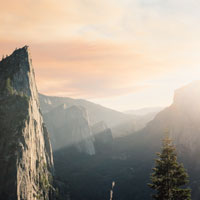
#> input picture _site/img/about/1.jpg, 200 x 200 px, found by its file name; the run also reads 1 picture not shown here
$ python resize_code.py   (older library calls are emulated)
#> lines starting #> are read from the running program, lines starting #| are printed output that depends on the picture
# Script for re-sizing/shrinking photos

import PIL
from PIL import Image
import os
os.chdir('/home/benbrew/Documents/benmbrew.github.io/_site/img/portfolio')

basewidth = 150

for number in range(4)[1:]:
    img = Image.open(str(number) + '.JPG')
#> img is the input picture: PIL image 200x200 RGB; mean R, G, B 170.9, 159.6, 145.9
    wpercent = (basewidth / float(img.size[0]))
#> wpercent = 0.75
    hsize = int((float(img.size[1]) * float(wpercent)))
#> hsize = 150
    img = img.resize((basewidth, hsize), PIL.Image.ANTIALIAS)
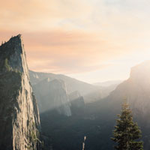
#> img: PIL image 150x150 RGB; mean R, G, B 170.9, 159.6, 145.9
    img.save(str(number) + '_resized.JPG')
#> pass 2 of the loop `for number in range(4)[1:]:`:
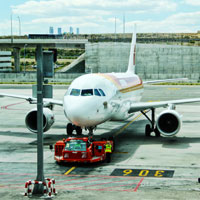
#> input picture _site/img/about/2.jpg, 200 x 200 px, found by its file name
#> img is the input picture: PIL image 200x200 RGB; mean R, G, B 143.1, 163.5, 153.3
#> `img = img.resize((basewidth, hsize), PIL.Image.ANTIALIAS)`:
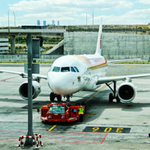
#> img: PIL image 150x150 RGB; mean R, G, B 143.1, 163.5, 153.3
#> pass 3 of the loop `for number in range(4)[1:]:`:
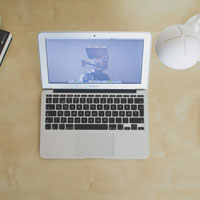
#> input picture _site/img/about/3.jpg, 200 x 200 px, found by its file name
#> img is the input picture: PIL image 200x200 RGB; mean R, G, B 171.8, 164.6, 148.7
#> `img = img.resize((basewidth, hsize), PIL.Image.ANTIALIAS)`:
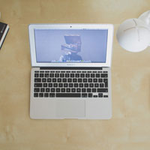
#> img: PIL image 150x150 RGB; mean R, G, B 171.8, 164.6, 148.7


img = Image.open('3.JPG')
wpercent = (basewidth / float(img.size[0]))
hsize = int((float(img.size[1]) * float(wpercent)))
img = img.resize((basewidth, hsize), PIL.Image.ANTIALIAS)
img.save('3_resized.JPG')
